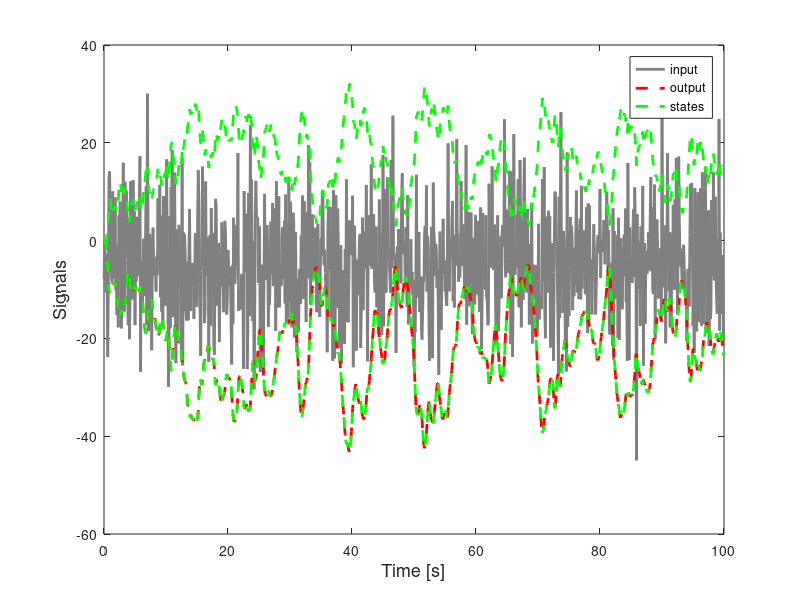
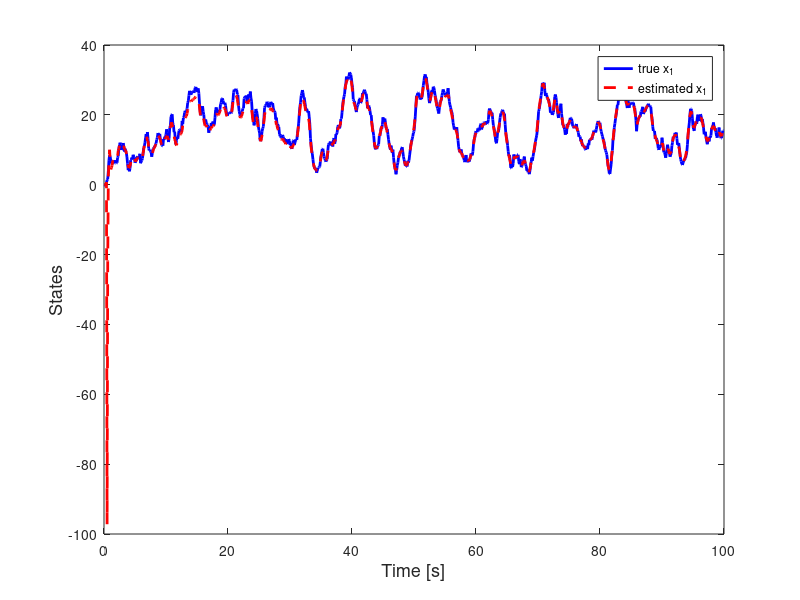
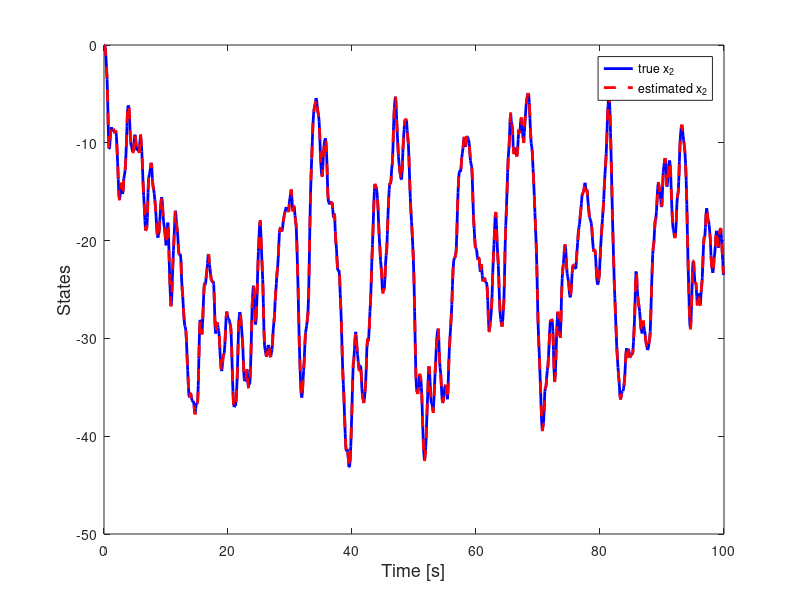
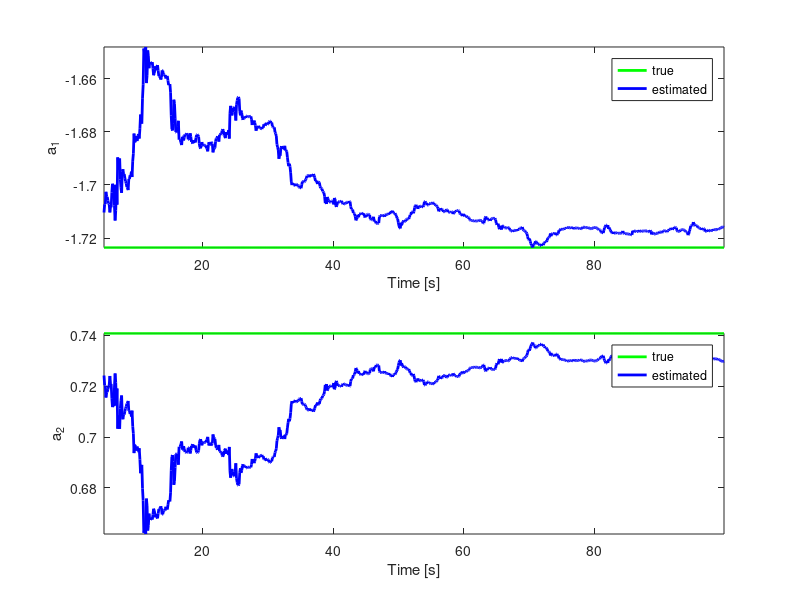

MATLAB code for these plots, in order:
%% initial commands
clear all;close all;clc
%% Model 
s = tf('s'); % Laplace variable
sys_cont = 10/(s+1)/(s+2); % transfer function in continuous-time domain
Ts = 0.1; % sampling interval [s]
sys_disc = c2d(sys_cont,Ts); % discretised transfer function

num = sys_disc.num{1}; % get numerator of discretised transfer function
den = sys_disc.den{1}; % get denominator of discretised transfer function

% get parameters of discrete-time model
a1 = den(2);
a2 = den(3);
b1 = num(2);
b2 = num(3);
c1 = 1;
c2 = -1.8;
%% Simulation setup
N = 1000; % number of samples
time = (0:N-1)*Ts; % time vector
sigma2e = 1e-4; % variance of noise
e = randn(1,N)*sqrt(sigma2e); % noise vector

u = 10*(randn(1,N)-0.5);
y = zeros(1,N); % initialise output vector

% System matrices
A = [0 -a2;
     1 -a1]; 
B = [b2;b1];
C = [0;1];
G = [c1-a2;c2-a1];


% Simulation
x = zeros(2,N); % `true' state vector
for k=2:N
    x(:,k) = A*x(:,k-1)+B*u(k)+G*e(k-1);
    y(:,k) = C'*x(:,k)+e(k);
end
%%
fs=13; % font size 
figure;
plot(time,u,'LineWidth',2','Color',[.5 .5 .5]);hold on;
plot(time,y,'LineWidth',2','Color','red','LineStyle','--');hold on;
plot(time,x,'LineWidth',2','Color','green','LineStyle','--');hold on;
xlabel('Time [s]','FontSize',fs)
ylabel('Signals','FontSize',fs)


legend('input','output', 'states')


%%

% Initialisation of EKF for joint parameter and state estimation

Rv = sigma2e;    % measurement (output) noise 
Rw = sigma2e;    % process noise
Rw_par = eye(4)*0;
Rw=zeros(5);
Rw(1,1)=sigma2e;
Rw(2:5,2:5)=Rw_par;

% Initialisation of KF
x_hat = zeros(2,N); % estimate of state vector 
P = eye(6)*1e4;
theta_hat = zeros(4,N); % estimate of parameter vector
epsilon=zeros(1,N);
z_hat = zeros(6,N); % estimate of extended vector 
G=[zeros(1,5);eye(5)];

for k=2:N
    
    A = [0 -theta_hat(2,k-1);
         1 -theta_hat(1,k-1)]; 
    B = [theta_hat(4,k-1);theta_hat(3,k-1)];
    G(1:2,1) = [-theta_hat(2,k-1);-theta_hat(1,k-1)];
    
    % Prediction step
    x_hat(:,k)=A*x_hat(:,k-1)+B*u(k-1);
    z_hat(:,k)=[x_hat(:,k);theta_hat(:,k-1)];
    
    F=[0 -theta_hat(2,k-1) 0 -x_hat(2,k-1) 0 u(k-1);
       1 -theta_hat(1,k-1) -x_hat(2,k-1) 0 u(k-1) 0
       0 0 1 0 0 0
       0 0 0 1 0 0
       0 0 0 0 1 0
       0 0 0 0 0 1];
    
    P=F*P*F'+G*Rw*G';
    
    C=[0;1;0;0;0;0];
      
    % Correction step 
    L=P*C*inv(Rv+C'*P*C);
    z_hat(:,k)=z_hat(:,k)+L*(y(:,k)-C'*z_hat(:,k));
    x_hat(:,k)=z_hat(1:2,k);
    theta_hat(:,k)=z_hat(3:end,k);
    P=P-L*C'*P;
        
end



%% Plot results 
figure
plot(time,y,'LineWidth',2','Color',[.5 .5 .5]);
plot(time,x(1,:),'LineWidth',2','Color','blue','LineStyle','-');hold on;
plot(time,x_hat(1,:),'LineWidth',2','Color','red','LineStyle','--')
xlabel('Time [s]','FontSize',fs)
ylabel('States','FontSize',fs)
legend('true x_1','estimated x_1')

figure
plot(time,y,'LineWidth',2','Color',[.5 .5 .5]);
plot(time,x(2,:),'LineWidth',2','Color','blue','LineStyle','-');hold on;
plot(time,x_hat(2,:),'LineWidth',2','Color','red','LineStyle','--')
xlabel('Time [s]','FontSize',fs)
ylabel('States','FontSize',fs)
legend('true x_2','estimated x_2')

%% Parameter estimation
figure
start=50;
subplot(211)
plot(time(start:end),a1*ones(1,N-start+1),'LineWidth',2','Color','green');hold on
plot(time(start:end),theta_hat(1,(start:end)),'LineWidth',2','Color','blue')
ylabel('a_1')
xlabel('Time [s]')
legend('true','estimated')
axis tight

subplot(212)
plot(time(start:end),a2*ones(1,N-start+1),'LineWidth',2','Color','green');hold on
plot(time(start:end),theta_hat(2,(start:end)),'LineWidth',2','Color','blue')
ylabel('a_2')
xlabel('Time [s]')
legend('true','estimated')
axis tight


figure
start=50;
subplot(211)
plot(time(start:end),b1*ones(1,N-start+1),'LineWidth',2','Color','green');hold on
plot(time(start:end),theta_hat(3,(start:end)),'LineWidth',2','Color','blue')
ylabel('b_1')
xlabel('Time [s]')
legend('true','estimated')
axis tight

subplot(212)
plot(time(start:end),b2*ones(1,N-start+1),'LineWidth',2','Color','green');hold on
plot(time(start:end),theta_hat(4,(start:end)),'LineWidth',2','Color','blue')
ylabel('b_2')
xlabel('Time [s]')
legend('true','estimated')
axis tight

